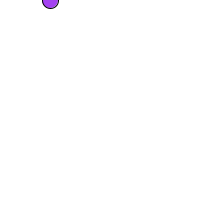
Frame 1 (no input)
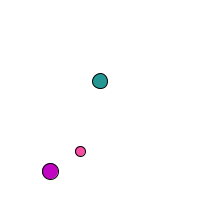
Frame 60 (the mouse pressed at the canvas centre just before this capture)
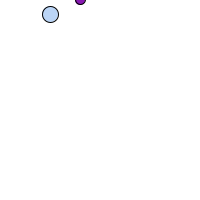
Frame 120 (the mouse held since frame 60 and released just before this capture)

The Processing sketch that drew these frames (run headless with seeded random() and noise(); from frame 60 on, the mouse is pressed at the canvas centre):

// Processing sketch: day_16_1
// ── day_16_1.pde
Ball ball1;
Ball ball2;
Ball ball3;
Ball ball4;

float gravity = 0.1;

void setup() {
  size(200, 200);
  ball1 = new Ball(50, 0, 16);
  ball2 = new Ball(30, -200, 12);
  ball3 = new Ball(100, -90, 15);
  ball4 = new Ball(80, -20, 10);
}

void draw() {
  background(255);
  
  //ball1
  ball1.display();
  ball1.update();
  
  //ball2
  ball2.display();
  ball2.update();
  
  //ball3
  ball3.display();
  ball3.update();
  
  //ball4
  ball4.display();
  ball4.update();
}
// ── ball.pde
class Ball {
  float x;
  float y;
  float speed;
  float w; //size

  //ball constructor
  Ball(float tempX, float tempY, float tempW) {
    x = tempX;
    y = tempY;
    w = tempW;
    speed = 0;
  }
  void display() {
    fill(random(255), random(255), random(255));
    stroke(0);
    ellipse(x, y, w, w);
  }
  void update() {
    y = y + speed;
    speed = speed + gravity;

    if (y+8> height) {
      speed = speed * -0.95;
    }
  }
}
